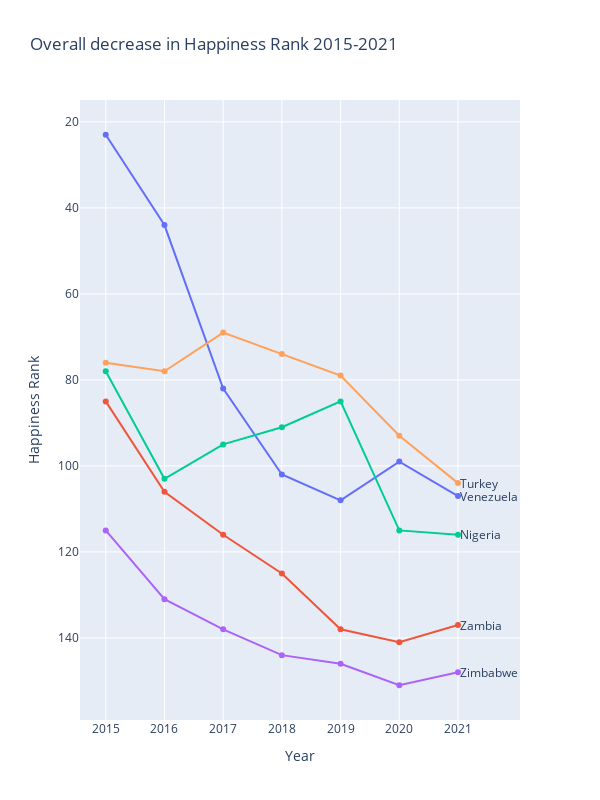

The notebook cell this image was saved under:
### Code cell
import pandas as pd 
import matplotlib.pyplot as plt
%matplotlib inline
import seaborn as sns
import numpy as np
from sklearn.preprocessing import LabelEncoder
import plotly.graph_objs as go
import plotly.express as px


len(df['Country'].unique()) #  = 117 unique countries in our data 

pivot_df = pd.read_csv('../Datasets/year_happiness_score.csv')
year = 2015

while year<2022:
    pivot_df[str(year)] = pivot_df[str(year)].astype(int)
    year = year + 1
pivot_df['Country'].astype('str')
pivot_df.set_index('Country',inplace=True)

pivot_df = pivot_df.drop('Algeria')
pivot_df = pivot_df.drop('Jordan')
pivot_df = pivot_df.drop('Malaysia')

new_df = pivot_df.diff(axis=1)
new_df = new_df.drop('2015',axis=1)
nd = new_df.le(0).all(axis=1)
countries = new_df[nd].abs().sum(axis=1)
filt_countries = countries.nlargest(6)
coun = filt_countries.index.to_list()
decreasing_ranks = pivot_df.loc[coun]
decreasing_ranks

import plotly.graph_objs as go

dr = decreasing_ranks

pivot_df['diff'] = pivot_df['2021'] - pivot_df['2015']
ir = pivot_df.nlargest(columns='diff',n=5)
ir = ir.drop(columns='diff')

dr = ir
fig = go.Figure()

for country in dr.index:
    fig.add_trace(go.Scatter(x=dr.columns, y=dr.loc[country], name=country,showlegend=False, line=dict(width=2)))
    # if country=='Venezuela':
    #     fig.add_annotation(x=6, y=dr.loc[country]['2021'],text=country,xanchor='left', yanchor='bottom',textangle=360,showarrow=False,font=dict(size=12))
    # else:
    fig.add_annotation(x=6, y=dr.loc[country]['2021'],text=country,xanchor='left', yanchor='middle',textangle=360,showarrow=False,font=dict(size=12))

fig.update_layout(title='Overall decrease in Happiness Rank 2015-2021', xaxis_title='Year', yaxis_title='Happiness Rank')
fig.update_layout(
    yaxis=dict(
        autorange='reversed'
    ))

fig.update_layout(
    width=600,  # Set the width to 800 pixels
    height=800  # Set the height to 600 pixels
)

fig.show()

### Figure 1 — Plotly figure (JSON) as saved in the notebook; plotly's stock layout.template omitted (floating-point values rounded to 4 significant figures)
{"data": [{"line": {"width": 2}, "name": "Venezuela", "showlegend": false, "type": "scatter", "x": ["2015", "2016", "2017", "2018", "2019", "2020", "2021"], "y": [23, 44, 82, 102, 108, 99, 107]}, {"line": {"width": 2}, "name": "Zambia", "showlegend": false, "type": "scatter", "x": ["2015", "2016", "2017", "2018", "2019", "2020", "2021"], "y": [85, 106, 116, 125, 138, 141, 137]}, {"line": {"width": 2}, "name": "Nigeria", "showlegend": false, "type": "scatter", "x": ["2015", "2016", "2017", "2018", "2019", "2020", "2021"], "y": [78, 103, 95, 91, 85, 115, 116]}, {"line": {"width": 2}, "name": "Zimbabwe", "showlegend": false, "type": "scatter", "x": ["2015", "2016", "2017", "2018", "2019", "2020", "2021"], "y": [115, 131, 138, 144, 146, 151, 148]}, {"line": {"width": 2}, "name": "Turkey", "showlegend": false, "type": "scatter", "x": ["2015", "2016", "2017", "2018", "2019", "2020", "2021"], "y": [76, 78, 69, 74, 79, 93, 104]}], "layout": {"annotations": [{"font": {"size": 12}, "showarrow": false, "text": "Venezuela", "textangle": 0, "x": 6, "xanchor": "left", "y": 107, "yanchor": "middle"}, {"font": {"size": 12}, "showarrow": false, "text": "Zambia", "textangle": 0, "x": 6, "xanchor": "left", "y": 137, "yanchor": "middle"}, {"font": {"size": 12}, "showarrow": false, "text": "Nigeria", "textangle": 0, "x": 6, "xanchor": "left", "y": 116, "yanchor": "middle"}, {"font": {"size": 12}, "showarrow": false, "text": "Zimbabwe", "textangle": 0, "x": 6, "xanchor": "left", "y": 148, "yanchor": "middle"}, {"font": {"size": 12}, "showarrow": false, "text": "Turkey", "textangle": 0, "x": 6, "xanchor": "left", "y": 104, "yanchor": "middle"}], "height": 800, "title": {"text": "Overall decrease in Happiness Rank 2015-2021"}, "width": 600, "xaxis": {"title": {"text": "Year"}}, "yaxis": {"autorange": "reversed", "title": {"text": "Happiness Rank"}}}}
